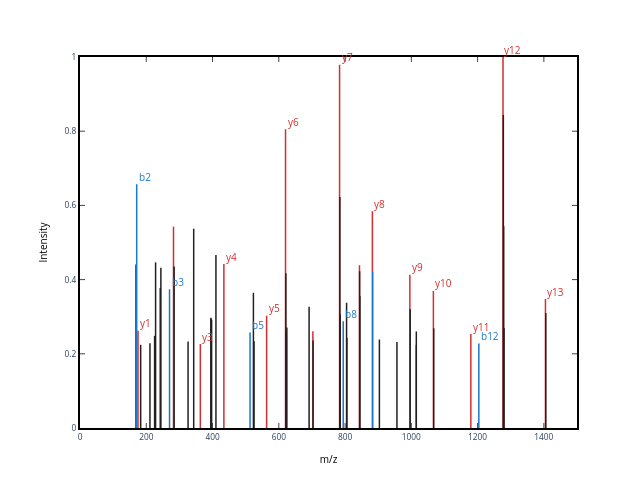

Write notebook code for a chart like this one.
### Markdown cell above
Now that we've visualized this theoretical ion ladder as a spectrum, let's plot a real spectrum and use the ion ladder to annotate it. The spectrum plotted blow is the unmodified AVVQDPALKPLALVYGEATSR peptide.

### Code cell
mzml_path = '04-17-23_CA_Tryp_HCD_10min_CLEAN-calib.mzML'
plot_MS2(get_MS2_object(mzml_path, 9970, peptide = 'AVVQDPALKPLALVYGEATSR')) # Scan 9970 is the unmodified spectrum for sequence AVVQDPALKPLALVYGEATSR

### Figure 1 — Plotly figure (JSON) as saved in the notebook; plotly's stock layout.template omitted (floating-point values rounded to 4 significant figures)
{"data": [{"line": {"color": "rgba (33, 33, 33, 1)", "dash": "solid", "width": 1.5}, "mode": "lines", "name": "_child1", "type": "scatter", "x": [169.1, 169.1], "xaxis": "x", "y": [0, 0.4407], "yaxis": "y"}, {"line": {"color": "rgba (25, 118, 210, 1)", "dash": "solid", "width": 1.5}, "mode": "lines", "name": "_child3", "type": "scatter", "x": [171.1, 171.1], "xaxis": "x", "y": [0, 0.657], "yaxis": "y"}, {"line": {"color": "rgba (211, 47, 47, 1)", "dash": "solid", "width": 1.5}, "mode": "lines", "name": "_child5", "type": "scatter", "x": [175.1, 175.1], "xaxis": "x", "y": [0, 0.2621], "yaxis": "y"}, {"line": {"color": "rgba (33, 33, 33, 1)", "dash": "solid", "width": 1.5}, "mode": "lines", "name": "_child7", "type": "scatter", "x": [183.2, 183.2], "xaxis": "x", "y": [0, 0.2243], "yaxis": "y"}, {"line": {"color": "rgba (33, 33, 33, 1)", "dash": "solid", "width": 1.5}, "mode": "lines", "name": "_child9", "type": "scatter", "x": [211.1, 211.1], "xaxis": "x", "y": [0, 0.2282], "yaxis": "y"}, {"line": {"color": "rgba (33, 33, 33, 1)", "dash": "solid", "width": 1.5}, "mode": "lines", "name": "_child11", "type": "scatter", "x": [225.2, 225.2], "xaxis": "x", "y": [0, 0.2483], "yaxis": "y"}, {"line": {"color": "rgba (33, 33, 33, 1)", "dash": "solid", "width": 1.5}, "mode": "lines", "name": "_child13", "type": "scatter", "x": [228.1, 228.1], "xaxis": "x", "y": [0, 0.4465], "yaxis": "y"}, {"line": {"color": "rgba (33, 33, 33, 1)", "dash": "solid", "width": 1.5}, "mode": "lines", "name": "_child15", "type": "scatter", "x": [242.2, 242.2], "xaxis": "x", "y": [0, 0.3772], "yaxis": "y"}, {"line": {"color": "rgba (33, 33, 33, 1)", "dash": "solid", "width": 1.5}, "mode": "lines", "name": "_child17", "type": "scatter", "x": [244.1, 244.1], "xaxis": "x", "y": [0, 0.4321], "yaxis": "y"}, {"line": {"color": "rgba (25, 118, 210, 1)", "dash": "solid", "width": 1.5}, "mode": "lines", "name": "_child19", "type": "scatter", "x": [270.2, 270.2], "xaxis": "x", "y": [0, 0.3739], "yaxis": "y"}, {"line": {"color": "rgba (211, 47, 47, 1)", "dash": "solid", "width": 1.5}, "mode": "lines", "name": "_child21", "type": "scatter", "x": [282.2, 282.2], "xaxis": "x", "y": [0, 0.5428], "yaxis": "y"}, {"line": {"color": "rgba (33, 33, 33, 1)", "dash": "solid", "width": 1.5}, "mode": "lines", "name": "_child23", "type": "scatter", "x": [284.1, 284.1], "xaxis": "x", "y": [0, 0.4355], "yaxis": "y"}, {"line": {"color": "rgba (33, 33, 33, 1)", "dash": "solid", "width": 1.5}, "mode": "lines", "name": "_child25", "type": "scatter", "x": [326.1, 326.1], "xaxis": "x", "y": [0, 0.2333], "yaxis": "y"}, {"line": {"color": "rgba (33, 33, 33, 1)", "dash": "solid", "width": 1.5}, "mode": "lines", "name": "_child27", "type": "scatter", "x": [343.2, 343.2], "xaxis": "x", "y": [0, 0.5372], "yaxis": "y"}, {"line": {"color": "rgba (211, 47, 47, 1)", "dash": "solid", "width": 1.5}, "mode": "lines", "name": "_child29", "type": "scatter", "x": [363.2, 363.2], "xaxis": "x", "y": [0, 0.2264], "yaxis": "y"}, {"line": {"color": "rgba (33, 33, 33, 1)", "dash": "solid", "width": 1.5}, "mode": "lines", "name": "_child31", "type": "scatter", "x": [395.2, 395.2], "xaxis": "x", "y": [0, 0.2972], "yaxis": "y"}, {"line": {"color": "rgba (33, 33, 33, 1)", "dash": "solid", "width": 1.5}, "mode": "lines", "name": "_child33", "type": "scatter", "x": [395.3, 395.3], "xaxis": "x", "y": [0, 0.2945], "yaxis": "y"}, {"line": {"color": "rgba (33, 33, 33, 1)", "dash": "solid", "width": 1.5}, "mode": "lines", "name": "_child35", "type": "scatter", "x": [397.2, 397.2], "xaxis": "x", "y": [0, 0.2919], "yaxis": "y"}, {"line": {"color": "rgba (33, 33, 33, 1)", "dash": "solid", "width": 1.5}, "mode": "lines", "name": "_child37", "type": "scatter", "x": [410.3, 410.3], "xaxis": "x", "y": [0, 0.4665], "yaxis": "y"}, {"line": {"color": "rgba (211, 47, 47, 1)", "dash": "solid", "width": 1.5}, "mode": "lines", "name": "_child39", "type": "scatter", "x": [434.2, 434.2], "xaxis": "x", "y": [0, 0.4421], "yaxis": "y"}, {"line": {"color": "rgba (25, 118, 210, 1)", "dash": "solid", "width": 1.5}, "mode": "lines", "name": "_child41", "type": "scatter", "x": [513.3, 513.3], "xaxis": "x", "y": [0, 0.2573], "yaxis": "y"}, {"line": {"color": "rgba (33, 33, 33, 1)", "dash": "solid", "width": 1.5}, "mode": "lines", "name": "_child43", "type": "scatter", "x": [523.4, 523.4], "xaxis": "x", "y": [0, 0.3645], "yaxis": "y"}, {"line": {"color": "rgba (33, 33, 33, 1)", "dash": "solid", "width": 1.5}, "mode": "lines", "name": "_child45", "type": "scatter", "x": [525.3, 525.3], "xaxis": "x", "y": [0, 0.2336], "yaxis": "y"}, {"line": {"color": "rgba (211, 47, 47, 1)", "dash": "solid", "width": 1.5}, "mode": "lines", "name": "_child47", "type": "scatter", "x": [563.3, 563.3], "xaxis": "x", "y": [0, 0.3026], "yaxis": "y"}, {"line": {"color": "rgba (211, 47, 47, 1)", "dash": "solid", "width": 1.5}, "mode": "lines", "name": "_child49", "type": "scatter", "x": [620.3, 620.3], "xaxis": "x", "y": [0, 0.8055], "yaxis": "y"}, {"line": {"color": "rgba (33, 33, 33, 1)", "dash": "solid", "width": 1.5}, "mode": "lines", "name": "_child51", "type": "scatter", "x": [621.3, 621.3], "xaxis": "x", "y": [0, 0.4173], "yaxis": "y"}, {"line": {"color": "rgba (33, 33, 33, 1)", "dash": "solid", "width": 1.5}, "mode": "lines", "name": "_child53", "type": "scatter", "x": [622.4, 622.4], "xaxis": "x", "y": [0, 0.2598], "yaxis": "y"}, {"line": {"color": "rgba (33, 33, 33, 1)", "dash": "solid", "width": 1.5}, "mode": "lines", "name": "_child55", "type": "scatter", "x": [624.3, 624.3], "xaxis": "x", "y": [0, 0.2706], "yaxis": "y"}, {"line": {"color": "rgba (33, 33, 33, 1)", "dash": "solid", "width": 1.5}, "mode": "lines", "name": "_child57", "type": "scatter", "x": [691.5, 691.5], "xaxis": "x", "y": [0, 0.3267], "yaxis": "y"}, {"line": {"color": "rgba (211, 47, 47, 1)", "dash": "solid", "width": 1.5}, "mode": "lines", "name": "_child59", "type": "scatter", "x": [702.9, 702.9], "xaxis": "x", "y": [0, 0.261], "yaxis": "y"}, {"line": {"color": "rgba (33, 33, 33, 1)", "dash": "solid", "width": 1.5}, "mode": "lines", "name": "_child61", "type": "scatter", "x": [703.4, 703.4], "xaxis": "x", "y": [0, 0.236], "yaxis": "y"}, {"line": {"color": "rgba (211, 47, 47, 1)", "dash": "solid", "width": 1.5}, "mode": "lines", "name": "_child63", "type": "scatter", "x": [783.4, 783.4], "xaxis": "x", "y": [0, 0.9793], "yaxis": "y"}, {"line": {"color": "rgba (33, 33, 33, 1)", "dash": "solid", "width": 1.5}, "mode": "lines", "name": "_child65", "type": "scatter", "x": [784.4, 784.4], "xaxis": "x", "y": [0, 0.6229], "yaxis": "y"}, {"line": {"color": "rgba (33, 33, 33, 1)", "dash": "solid", "width": 1.5}, "mode": "lines", "name": "_child67", "type": "scatter", "x": [785.4, 785.4], "xaxis": "x", "y": [0, 0.306], "yaxis": "y"}, {"line": {"color": "rgba (25, 118, 210, 1)", "dash": "solid", "width": 1.5}, "mode": "lines", "name": "_child69", "type": "scatter", "x": [794.4, 794.4], "xaxis": "x", "y": [0, 0.2875], "yaxis": "y"}, {"line": {"color": "rgba (33, 33, 33, 1)", "dash": "solid", "width": 1.5}, "mode": "lines", "name": "_child71", "type": "scatter", "x": [804.5, 804.5], "xaxis": "x", "y": [0, 0.3376], "yaxis": "y"}, {"line": {"color": "rgba (33, 33, 33, 1)", "dash": "solid", "width": 1.5}, "mode": "lines", "name": "_child73", "type": "scatter", "x": [805.5, 805.5], "xaxis": "x", "y": [0, 0.2424], "yaxis": "y"}, {"line": {"color": "rgba (211, 47, 47, 1)", "dash": "solid", "width": 1.5}, "mode": "lines", "name": "_child75", "type": "scatter", "x": [843.5, 843.5], "xaxis": "x", "y": [0, 0.4387], "yaxis": "y"}, {"line": {"color": "rgba (33, 33, 33, 1)", "dash": "solid", "width": 1.5}, "mode": "lines", "name": "_child77", "type": "scatter", "x": [844.0, 844.0], "xaxis": "x", "y": [0, 0.4225], "yaxis": "y"}, {"line": {"color": "rgba (33, 33, 33, 1)", "dash": "solid", "width": 1.5}, "mode": "lines", "name": "_child79", "type": "scatter", "x": [844.5, 844.5], "xaxis": "x", "y": [0, 0.356], "yaxis": "y"}, {"line": {"color": "rgba (211, 47, 47, 1)", "dash": "solid", "width": 1.5}, "mode": "lines", "name": "_child81", "type": "scatter", "x": [882.4, 882.4], "xaxis": "x", "y": [0, 0.5845], "yaxis": "y"}, {"line": {"color": "rgba (25, 118, 210, 1)", "dash": "solid", "width": 1.5}, "mode": "lines", "name": "_child83", "type": "scatter", "x": [883.4, 883.4], "xaxis": "x", "y": [0, 0.4203], "yaxis": "y"}, {"line": {"color": "rgba (33, 33, 33, 1)", "dash": "solid", "width": 1.5}, "mode": "lines", "name": "_child85", "type": "scatter", "x": [903.6, 903.6], "xaxis": "x", "y": [0, 0.2385], "yaxis": "y"}, {"line": {"color": "rgba (33, 33, 33, 1)", "dash": "solid", "width": 1.5}, "mode": "lines", "name": "_child87", "type": "scatter", "x": [956.5, 956.5], "xaxis": "x", "y": [0, 0.2318], "yaxis": "y"}, {"line": {"color": "rgba (211, 47, 47, 1)", "dash": "solid", "width": 1.5}, "mode": "lines", "name": "_child89", "type": "scatter", "x": [995.5, 995.5], "xaxis": "x", "y": [0, 0.4133], "yaxis": "y"}, {"line": {"color": "rgba (33, 33, 33, 1)", "dash": "solid", "width": 1.5}, "mode": "lines", "name": "_child91", "type": "scatter", "x": [996.5, 996.5], "xaxis": "x", "y": [0, 0.3202], "yaxis": "y"}, {"line": {"color": "rgba (211, 47, 47, 1)", "dash": "solid", "width": 1.5}, "mode": "lines", "name": "_child93", "type": "scatter", "x": [1015.0, 1015.0], "xaxis": "x", "y": [0, 0.2236], "yaxis": "y"}, {"line": {"color": "rgba (33, 33, 33, 1)", "dash": "solid", "width": 1.5}, "mode": "lines", "name": "_child95", "type": "scatter", "x": [1015.0, 1015.0], "xaxis": "x", "y": [0, 0.2602], "yaxis": "y"}, {"line": {"color": "rgba (211, 47, 47, 1)", "dash": "solid", "width": 1.5}, "mode": "lines", "name": "_child97", "type": "scatter", "x": [1067.0, 1067.0], "xaxis": "x", "y": [0, 0.3695], "yaxis": "y"}, {"line": {"color": "rgba (33, 33, 33, 1)", "dash": "solid", "width": 1.5}, "mode": "lines", "name": "_child99", "type": "scatter", "x": [1068.0, 1068.0], "xaxis": "x", "y": [0, 0.2689], "yaxis": "y"}, {"line": {"color": "rgba (211, 47, 47, 1)", "dash": "solid", "width": 1.5}, "mode": "lines", "name": "_child101", "type": "scatter", "x": [1180.0, 1180.0], "xaxis": "x", "y": [0, 0.2534], "yaxis": "y"}, {"line": {"color": "rgba (25, 118, 210, 1)", "dash": "solid", "width": 1.5}, "mode": "lines", "name": "_child103", "type": "scatter", "x": [1204.0, 1204.0], "xaxis": "x", "y": [0, 0.2276], "yaxis": "y"}, {"line": {"color": "rgba (211, 47, 47, 1)", "dash": "solid", "width": 1.5}, "mode": "lines", "name": "_child105", "type": "scatter", "x": [1277.0, 1277.0], "xaxis": "x", "y": [0, 1], "yaxis": "y"}, {"line": {"color": "rgba (33, 33, 33, 1)", "dash": "solid", "width": 1.5}, "mode": "lines", "name": "_child107", "type": "scatter", "x": [1278.0, 1278.0], "xaxis": "x", "y": [0, 0.844], "yaxis": "y"}, {"line": {"color": "rgba (33, 33, 33, 1)", "dash": "solid", "width": 1.5}, "mode": "lines", "name": "_child109", "type": "scatter", "x": [1279.0, 1279.0], "xaxis": "x", "y": [0, 0.5441], "yaxis": "y"}, {"line": {"color": "rgba (33, 33, 33, 1)", "dash": "solid", "width": 1.5}, "mode": "lines", "name": "_child111", "type": "scatter", "x": [1280.0, 1280.0], "xaxis": "x", "y": [0, 0.2697], "yaxis": "y"}, {"line": {"color": "rgba (211, 47, 47, 1)", "dash": "solid", "width": 1.5}, "mode": "lines", "name": "_child113", "type": "scatter", "x": [1405.0, 1405.0], "xaxis": "x", "y": [0, 0.3478], "yaxis": "y"}, {"line": {"color": "rgba (33, 33, 33, 1)", "dash": "solid", "width": 1.5}, "mode": "lines", "name": "_child115", "type": "scatter", "x": [1406.0, 1406.0], "xaxis": "x", "y": [0, 0.31], "yaxis": "y"}], "layout": {"annotations": [{"align": "left", "font": {"color": "#1976D2", "size": 10}, "opacity": 1, "showarrow": false, "text": "b2", "x": 171.1, "xanchor": "left", "xref": "x", "y": 0.677, "yanchor": "middle", "yref": "y"}, {"align": "left", "font": {"color": "#D32F2F", "size": 10}, "opacity": 1, "showarrow": false, "text": "y1", "x": 175.1, "xanchor": "left", "xref": "x", "y": 0.2821, "yanchor": "middle", "yref": "y"}, {"align": "left", "font": {"color": "#1976D2", "size": 10}, "opacity": 1, "showarrow": false, "text": "b3", "x": 270.2, "xanchor": "left", "xref": "x", "y": 0.3939, "yanchor": "middle", "yref": "y"}, {"align": "left", "font": {"color": "#D32F2F", "size": 10}, "opacity": 1, "showarrow": false, "text": "y3", "x": 363.2, "xanchor": "left", "xref": "x", "y": 0.2464, "yanchor": "middle", "yref": "y"}, {"align": "left", "font": {"color": "#D32F2F", "size": 10}, "opacity": 1, "showarrow": false, "text": "y4", "x": 434.2, "xanchor": "left", "xref": "x", "y": 0.4621, "yanchor": "middle", "yref": "y"}, {"align": "left", "font": {"color": "#1976D2", "size": 10}, "opacity": 1, "showarrow": false, "text": "b5", "x": 513.3, "xanchor": "left", "xref": "x", "y": 0.2773, "yanchor": "middle", "yref": "y"}, {"align": "left", "font": {"color": "#D32F2F", "size": 10}, "opacity": 1, "showarrow": false, "text": "y5", "x": 563.3, "xanchor": "left", "xref": "x", "y": 0.3226, "yanchor": "middle", "yref": "y"}, {"align": "left", "font": {"color": "#D32F2F", "size": 10}, "opacity": 1, "showarrow": false, "text": "y6", "x": 620.3, "xanchor": "left", "xref": "x", "y": 0.8255, "yanchor": "middle", "yref": "y"}, {"align": "left", "font": {"color": "#D32F2F", "size": 10}, "opacity": 1, "showarrow": false, "text": "y7", "x": 783.4, "xanchor": "left", "xref": "x", "y": 0.9993, "yanchor": "middle", "yref": "y"}, {"align": "left", "font": {"color": "#1976D2", "size": 10}, "opacity": 1, "showarrow": false, "text": "b8", "x": 794.4, "xanchor": "left", "xref": "x", "y": 0.3075, "yanchor": "middle", "yref": "y"}, {"align": "left", "font": {"color": "#D32F2F", "size": 10}, "opacity": 1, "showarrow": false, "text": "y8", "x": 882.4, "xanchor": "left", "xref": "x", "y": 0.6045, "yanchor": "middle", "yref": "y"}, {"align": "left", "font": {"color": "#D32F2F", "size": 10}, "opacity": 1, "showarrow": false, "text": "y9", "x": 995.5, "xanchor": "left", "xref": "x", "y": 0.4333, "yanchor": "middle", "yref": "y"}, {"align": "left", "font": {"color": "#D32F2F", "size": 10}, "opacity": 1, "showarrow": false, "text": "y10", "x": 1067.0, "xanchor": "left", "xref": "x", "y": 0.3895, "yanchor": "middle", "yref": "y"}, {"align": "left", "font": {"color": "#D32F2F", "size": 10}, "opacity": 1, "showarrow": false, "text": "y11", "x": 1180.0, "xanchor": "left", "xref": "x", "y": 0.2734, "yanchor": "middle", "yref": "y"}, {"align": "left", "font": {"color": "#1976D2", "size": 10}, "opacity": 1, "showarrow": false, "text": "b12", "x": 1204.0, "xanchor": "left", "xref": "x", "y": 0.2476, "yanchor": "middle", "yref": "y"}, {"align": "left", "font": {"color": "#D32F2F", "size": 10}, "opacity": 1, "showarrow": false, "text": "y12", "x": 0.8494, "xanchor": "left", "xref": "paper", "y": 1.018, "yanchor": "middle", "yref": "paper"}, {"align": "left", "font": {"color": "#D32F2F", "size": 10}, "opacity": 1, "showarrow": false, "text": "y13", "x": 1405.0, "xanchor": "left", "xref": "x", "y": 0.3678, "yanchor": "middle", "yref": "y"}], "autosize": false, "height": 480, "hovermode": "closest", "margin": {"b": 52, "l": 80, "pad": 0, "r": 63, "t": 57}, "plot_bgcolor": "white", "showlegend": false, "width": 640, "xaxis": {"anchor": "y", "domain": [0, 1], "linecolor": "black", "linewidth": 2, "mirror": "ticks", "nticks": 9, "range": [0, 1500], "showgrid": true, "showline": true, "side": "bottom", "tickfont": {"size": 8.33}, "ticks": "inside", "title": {"font": {"color": "#000000", "size": 10}, "text": "m/z"}, "type": "linear", "zeroline": false}, "yaxis": {"anchor": "x", "domain": [0, 1], "linecolor": "black", "linewidth": 2, "mirror": "ticks", "nticks": 6, "range": [0, 1], "showgrid": true, "showline": true, "side": "left", "tickfont": {"size": 8.33}, "ticks": "inside", "title": {"font": {"color": "#000000", "size": 10}, "text": "Intensity"}, "type": "linear", "zeroline": false}}}
